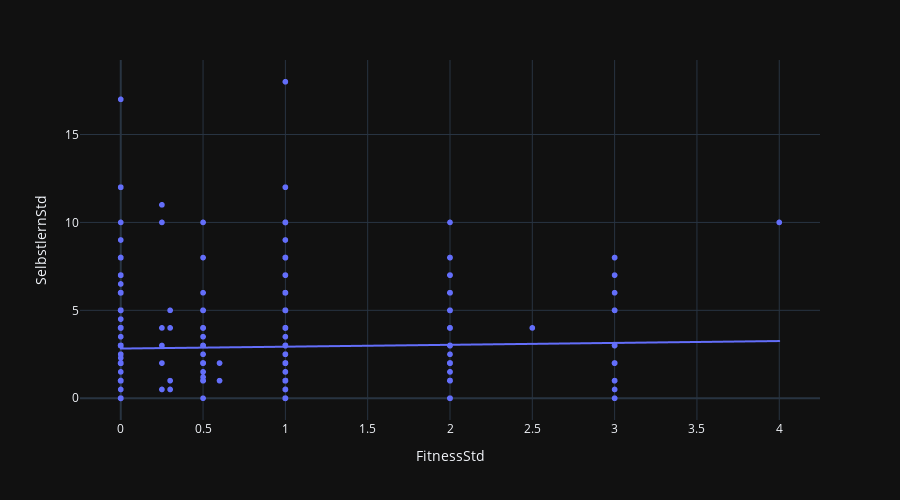

The code cell stored with this chart in its notebook:
### Code cell
fig = px.scatter(df, x='FitnessStd', y='SelbstlernStd', height=500, trendline="ols")
fig.show()

### Figure 1 — Plotly figure (JSON) as saved in the notebook; plotly's stock layout.template omitted (floating-point values rounded to 4 significant figures; data arrays with more than 128 entries replaced by an {"elided": "..."} marker saying what was removed)
{"data": [{"hovertemplate": "FitnessStd=%{x}<br>SelbstlernStd=%{y}<extra></extra>", "legendgroup": "", "marker": {"color": "#636efa", "symbol": "circle"}, "mode": "markers", "name": "", "showlegend": false, "x": {"elided": "1145 float values"}, "xaxis": "x", "y": {"elided": "1145 float values"}, "yaxis": "y", "type": "scattergl"}, {"hovertemplate": "<b>OLS trendline</b><br>SelbstlernStd = 0.106782 * FitnessStd + 2.82572<br>R<sup>2</sup>=0.001276<br><br>FitnessStd=%{x}<br>SelbstlernStd=%{y} <b>(trend)</b><extra></extra>", "legendgroup": "", "marker": {"color": "#636efa", "symbol": "circle"}, "mode": "lines", "name": "", "showlegend": false, "x": {"elided": "1145 float values"}, "xaxis": "x", "y": {"elided": "1145 float values"}, "yaxis": "y", "type": "scattergl"}], "layout": {"xaxis": {"anchor": "y", "domain": [0.0, 1.0], "title": {"text": "FitnessStd"}}, "yaxis": {"anchor": "x", "domain": [0.0, 1.0], "title": {"text": "SelbstlernStd"}}, "legend": {"tracegroupgap": 0}, "margin": {"t": 60}, "height": 500}}
